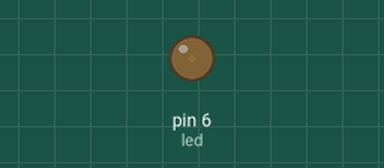
A sketch run on a simulated Arduino Uno, built with avr-gcc and run on an emulated ATmega328P. Shown: output pins drawn as LEDs (lit = HIGH).

Above: at 0.05 s.
At 1.15 s:
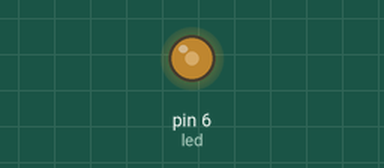
At 2.3 s:
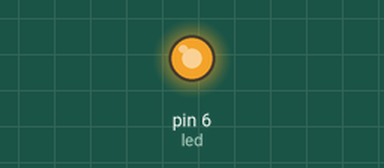
At 4.55 s:
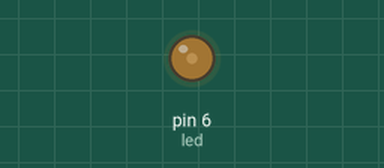
Timing chart, 0 to 6.6 s (numbered marks = the images above):
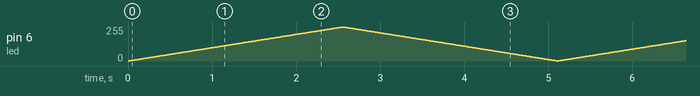

The sketch:

Prog_8_PWM.ino
```cpp
//MODULACION POR ANCHO DE PULSO = PWM
//CONSISTE EN (ANALOGIA)
// SIMULA UNA SEÑAL ANALOGICA A TRAVES DE LA VARIACION DEL ANCHO DE PULSO DE UNA SEÑAL DIGITAL

//1 byte para trabajar con pwn = 8 bits
// 0 v. = 0
// 5v. = 255

//PARA TRABAJAR CON PWM SE REQUIERE QUE SE UTILICE UN PIN QUE LO SOPORTE.
//EN ARDUINO , POR EJEMPLO VIENE SEÑALADOS CON UNA VIRTIGUILLA (~)

int led = 6;


void setup() {
  // LOS PINES PWM , NO REQUIEREN QUE SE ESTABLEZCA EL MODO DE TRABAJO

}

int i;

void loop() { //16Mhz


  for (i = 0; i < 255; i++){
    analogWrite(led,i);
    delay(10);
  }

   for (i = 255; i >0; i--){
    analogWrite(led,i);
    delay(10);
  }

}
```
